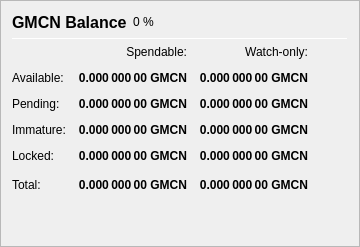
                   <widget class="QFrame" name="frame_Balances">
                    <property name="frameShape">
                     <enum>QFrame::StyledPanel</enum>
                    </property>
                    <property name="frameShadow">
                     <enum>QFrame::Raised</enum>
                    </property>
                    <layout class="QVBoxLayout" name="verticalLayout_4">
                     <item>
                      <layout class="QHBoxLayout" name="horizontalLayout_4">
                       <item>
                        <widget class="QLabel" name="label_5">
                         <property name="minimumSize">
                          <size>
                           <width>0</width>
                           <height>20</height>
                          </size>
                         </property>
                         <property name="font">
                          <font>
                           <pointsize>12</pointsize>
                           <weight>75</weight>
                           <bold>true</bold>
                          </font>
                         </property>
                         <property name="text">
                          <string>GMCN Balance</string>
                         </property>
                        </widget>
                       </item>
                       <item>
                        <widget class="QLabel" name="labelGMCNPercent">
                         <property name="text">
                          <string notr="true">0 %</string>
                         </property>
                        </widget>
                       </item>
                       <item>
                        <spacer name="horizontalSpacer_3">
                         <property name="orientation">
                          <enum>Qt::Horizontal</enum>
                         </property>
                         <property name="sizeHint" stdset="0">
                          <size>
                           <width>40</width>
                           <height>20</height>
                          </size>
                         </property>
                        </spacer>
                       </item>
                      </layout>
                     </item>
                     <item>
                      <widget class="Line" name="line_Balance">
                       <property name="minimumSize">
                        <size>
                         <width>0</width>
                         <height>1</height>
                        </size>
                       </property>
                       <property name="maximumSize">
                        <size>
                         <width>16777215</width>
                         <height>1</height>
                        </size>
                       </property>
                       <property name="orientation">
                        <enum>Qt::Horizontal</enum>
                       </property>
                      </widget>
                     </item>
                     <item>
                      <layout class="QGridLayout" name="gridLayout">
                       <property name="spacing">
                        <number>12</number>
                       </property>
                       <item row="0" column="1">
                        <widget class="QLabel" name="labelSpendable">
                         <property name="text">
                          <string>Spendable:</string>
                         </property>
                         <property name="alignment">
                          <set>Qt::AlignRight|Qt::AlignTrailing|Qt::AlignVCenter</set>
                         </property>
                        </widget>
                       </item>
                       <item row="0" column="2">
                        <widget class="QLabel" name="labelWatchonly">
                         <property name="text">
                          <string>Watch-only:</string>
                         </property>
                         <property name="alignment">
                          <set>Qt::AlignRight|Qt::AlignTrailing|Qt::AlignVCenter</set>
                         </property>
                        </widget>
                       </item>
                       <item row="1" column="0">
                        <widget class="QLabel" name="labelBalanceText">
                         <property name="text">
                          <string>Available:</string>
                         </property>
                        </widget>
                       </item>
                       <item row="1" column="1">
                        <widget class="QLabel" name="labelBalance">
                         <property name="font">
                          <font>
                           <weight>75</weight>
                           <bold>true</bold>
                          </font>
                         </property>
                         <property name="cursor">
                          <cursorShape>IBeamCursor</cursorShape>
                         </property>
                         <property name="toolTip">
                          <string>Your current spendable balance</string>
                         </property>
                         <property name="text">
                          <string notr="true">0.000 000 00 GMCN</string>
                         </property>
                         <property name="alignment">
                          <set>Qt::AlignRight|Qt::AlignTrailing|Qt::AlignVCenter</set>
                         </property>
                         <property name="textInteractionFlags">
                          <set>Qt::LinksAccessibleByMouse|Qt::TextSelectableByKeyboard|Qt::TextSelectableByMouse</set>
                         </property>
                        </widget>
                       </item>
                       <item row="1" column="2">
                        <widget class="QLabel" name="labelWatchAvailable">
                         <property name="font">
                          <font>
                           <weight>75</weight>
                           <bold>true</bold>
                          </font>
                         </property>
                         <property name="cursor">
                          <cursorShape>IBeamCursor</cursorShape>
                         </property>
                         <property name="toolTip">
                          <string>Your current balance in watch-only addresses</string>
                         </property>
                         <property name="text">
                          <string notr="true">0.000 000 00 GMCN</string>
                         </property>
                         <property name="alignment">
                          <set>Qt::AlignRight|Qt::AlignTrailing|Qt::AlignVCenter</set>
                         </property>
                         <property name="textInteractionFlags">
                          <set>Qt::LinksAccessibleByMouse|Qt::TextSelectableByKeyboard|Qt::TextSelectableByMouse</set>
                         </property>
                        </widget>
                       </item>
                       <item row="2" column="0">
                        <widget class="QLabel" name="labelPendingText">
                         <property name="text">
                          <string>Pending:</string>
                         </property>
                        </widget>
                       </item>
                       <item row="2" column="1">
                        <widget class="QLabel" name="labelUnconfirmed">
                         <property name="font">
                          <font>
                           <weight>75</weight>
                           <bold>true</bold>
                          </font>
                         </property>
                         <property name="cursor">
                          <cursorShape>IBeamCursor</cursorShape>
                         </property>
                         <property name="toolTip">
                          <string>Total of transactions that have yet to be confirmed, and do not yet count toward the spendable balance</string>
                         </property>
                         <property name="text">
                          <string notr="true">0.000 000 00 GMCN</string>
                         </property>
                         <property name="alignment">
                          <set>Qt::AlignRight|Qt::AlignTrailing|Qt::AlignVCenter</set>
                         </property>
                         <property name="textInteractionFlags">
                          <set>Qt::LinksAccessibleByMouse|Qt::TextSelectableByKeyboard|Qt::TextSelectableByMouse</set>
                         </property>
                        </widget>
                       </item>
                       <item row="2" column="2">
                        <widget class="QLabel" name="labelWatchPending">
                         <property name="font">
                          <font>
                           <weight>75</weight>
                           <bold>true</bold>
                          </font>
                         </property>
                         <property name="cursor">
                          <cursorShape>IBeamCursor</cursorShape>
                         </property>
                         <property name="toolTip">
                          <string>Unconfirmed transactions to watch-only addresses</string>
                         </property>
                         <property name="text">
                          <string notr="true">0.000 000 00 GMCN</string>
                         </property>
                         <property name="alignment">
                          <set>Qt::AlignRight|Qt::AlignTrailing|Qt::AlignVCenter</set>
                         </property>
                         <property name="textInteractionFlags">
                          <set>Qt::LinksAccessibleByMouse|Qt::TextSelectableByKeyboard|Qt::TextSelectableByMouse</set>
                         </property>
                        </widget>
                       </item>
                       <item row="3" column="0">
                        <widget class="QLabel" name="labelImmatureText">
                         <property name="text">
                          <string>Immature:</string>
                         </property>
                        </widget>
                       </item>
                       <item row="3" column="1">
                        <widget class="QLabel" name="labelImmature">
                         <property name="font">
                          <font>
                           <weight>75</weight>
                           <bold>true</bold>
                          </font>
                         </property>
                         <property name="cursor">
                          <cursorShape>IBeamCursor</cursorShape>
                         </property>
                         <property name="toolTip">
                          <string>Staked or masternode rewards that has not yet matured</string>
                         </property>
                         <property name="text">
                          <string notr="true">0.000 000 00 GMCN</string>
                         </property>
                         <property name="alignment">
                          <set>Qt::AlignRight|Qt::AlignTrailing|Qt::AlignVCenter</set>
                         </property>
                         <property name="textInteractionFlags">
                          <set>Qt::LinksAccessibleByMouse|Qt::TextSelectableByKeyboard|Qt::TextSelectableByMouse</set>
                         </property>
                        </widget>
                       </item>
                       <item row="3" column="2">
                        <widget class="QLabel" name="labelWatchImmature">
                         <property name="font">
                          <font>
                           <weight>75</weight>
                           <bold>true</bold>
                          </font>
                         </property>
                         <property name="cursor">
                          <cursorShape>IBeamCursor</cursorShape>
                         </property>
                         <property name="toolTip">
                          <string>Staked or masternode rewards in watch-only addresses that has not yet matured</string>
                         </property>
                         <property name="text">
                          <string notr="true">0.000 000 00 GMCN</string>
                         </property>
                         <property name="alignment">
                          <set>Qt::AlignRight|Qt::AlignTrailing|Qt::AlignVCenter</set>
                         </property>
                         <property name="textInteractionFlags">
                          <set>Qt::LinksAccessibleByMouse|Qt::TextSelectableByKeyboard|Qt::TextSelectableByMouse</set>
                         </property>
                        </widget>
                       </item>
                       <item row="4" column="0">
                        <widget class="QLabel" name="labelLockedBalanceText">
                         <property name="toolTip">
                          <string>Locked GMCN or Masternode collaterals. These are excluded from zGMCN minting.</string>
                         </property>
                         <property name="text">
                          <string>Locked:</string>
                         </property>
                        </widget>
                       </item>
                       <item row="4" column="1">
                        <widget class="QLabel" name="labelLockedBalance">
                         <property name="font">
                          <font>
                           <weight>75</weight>
                           <bold>true</bold>
                          </font>
                         </property>
                         <property name="cursor">
                          <cursorShape>IBeamCursor</cursorShape>
                         </property>
                         <property name="toolTip">
                          <string>Locked GMCN or Masternode collaterals. These are excluded from zGMCN minting.</string>
                         </property>
                         <property name="text">
                          <string notr="true">0.000 000 00 GMCN</string>
                         </property>
                         <property name="alignment">
                          <set>Qt::AlignRight|Qt::AlignTrailing|Qt::AlignVCenter</set>
                         </property>
                         <property name="textInteractionFlags">
                          <set>Qt::LinksAccessibleByMouse|Qt::TextSelectableByKeyboard|Qt::TextSelectableByMouse</set>
                         </property>
                        </widget>
                       </item>
                       <item row="4" column="2">
                        <widget class="QLabel" name="labelWatchLocked">
                         <property name="font">
                          <font>
                           <weight>75</weight>
                           <bold>true</bold>
                          </font>
                         </property>
                         <property name="cursor">
                          <cursorShape>IBeamCursor</cursorShape>
                         </property>
                         <property name="toolTip">
                          <string>Current locked balance in watch-only addresses</string>
                         </property>
                         <property name="text">
                          <string notr="true">0.000 000 00 GMCN</string>
                         </property>
                         <property name="alignment">
                          <set>Qt::AlignRight|Qt::AlignTrailing|Qt::AlignVCenter</set>
                         </property>
                         <property name="textInteractionFlags">
                          <set>Qt::LinksAccessibleByMouse|Qt::TextSelectableByKeyboard|Qt::TextSelectableByMouse</set>
                         </property>
                        </widget>
                       </item>
                       <item row="5" column="0">
                        <widget class="QLabel" name="labelTotalText">
                         <property name="text">
                          <string>Total:</string>
                         </property>
                         <property name="toolTip">
                          <string>Your current GambleCoin balance, unconfirmed and immature transactions included</string>
                         </property>
                        </widget>
                       </item>
                       <item row="5" column="1">
                        <widget class="QLabel" name="labelTotal">
                         <property name="font">
                          <font>
                           <weight>75</weight>
                           <bold>true</bold>
                          </font>
                         </property>
                         <property name="cursor">
                          <cursorShape>IBeamCursor</cursorShape>
                         </property>
                         <property name="toolTip">
                          <string>Your current GambleCoin balance, unconfirmed and immature transactions included</string>
                         </property>
                         <property name="text">
                          <string notr="true">0.000 000 00 GMCN</string>
                         </property>
                         <property name="alignment">
                          <set>Qt::AlignRight|Qt::AlignTrailing|Qt::AlignVCenter</set>
                         </property>
                         <property name="textInteractionFlags">
                          <set>Qt::LinksAccessibleByMouse|Qt::TextSelectableByKeyboard|Qt::TextSelectableByMouse</set>
                         </property>
                        </widget>
                       </item>
                       <item row="5" column="2">
                        <widget class="QLabel" name="labelWatchTotal">
                         <property name="font">
                          <font>
                           <weight>75</weight>
                           <bold>true</bold>
                          </font>
                         </property>
                         <property name="cursor">
                          <cursorShape>IBeamCursor</cursorShape>
                         </property>
                         <property name="toolTip">
                          <string>Current total balance in watch-only addresses</string>
                         </property>
                         <property name="text">
                          <string notr="true">0.000 000 00 GMCN</string>
                         </property>
                         <property name="alignment">
                          <set>Qt::AlignRight|Qt::AlignTrailing|Qt::AlignVCenter</set>
                         </property>
                         <property name="textInteractionFlags">
                          <set>Qt::LinksAccessibleByMouse|Qt::TextSelectableByKeyboard|Qt::TextSelectableByMouse</set>
                         </property>
                        </widget>
                       </item>
                       <item row="5" column="3">
                        <spacer name="horizontalSpacer_9">
                         <property name="orientation">
                          <enum>Qt::Horizontal</enum>
                         </property>
                         <property name="sizeHint" stdset="0">
                          <size>
                           <width>40</width>
                           <height>20</height>
                          </size>
                         </property>
                        </spacer>
                       </item>
                      </layout>
                     </item>
                     <item>
                      <spacer name="verticalSpacer_3">
                       <property name="orientation">
                        <enum>Qt::Vertical</enum>
                       </property>
                       <property name="sizeHint" stdset="0">
                        <size>
                         <width>20</width>
                         <height>40</height>
                        </size>
                       </property>
                      </spacer>
                     </item>
                    </layout>
                   </widget>
